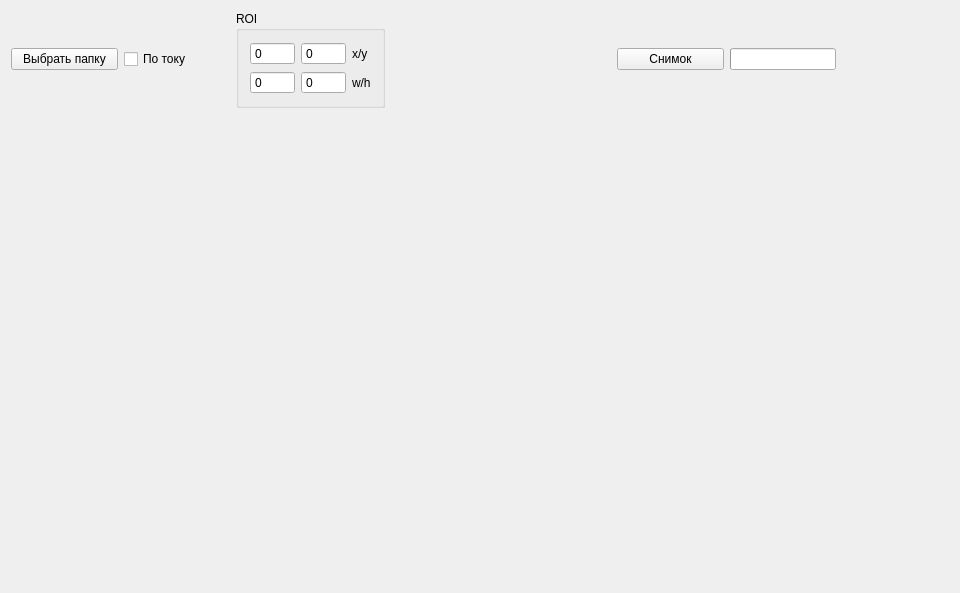
<?xml version="1.0" encoding="UTF-8"?>
<ui version="4.0">
 <class>MainWindow</class>
 <widget class="QMainWindow" name="MainWindow">
  <property name="geometry">
   <rect>
    <x>0</x>
    <y>0</y>
    <width>960</width>
    <height>593</height>
   </rect>
  </property>
  <property name="windowTitle">
   <string>MainWindow</string>
  </property>
  <widget class="QWidget" name="centralWidget">
   <layout class="QGridLayout" name="gridLayout">
    <item row="0" column="1">
     <widget class="QCheckBox" name="checkBox">
      <property name="text">
       <string>По току</string>
      </property>
     </widget>
    </item>
    <item row="0" column="0">
     <widget class="QPushButton" name="selectFolderButton">
      <property name="text">
       <string>Выбрать папку</string>
      </property>
     </widget>
    </item>
    <item row="0" column="2">
     <widget class="QGroupBox" name="groupBox">
      <property name="sizePolicy">
       <sizepolicy hsizetype="Minimum" vsizetype="Minimum">
        <horstretch>0</horstretch>
        <verstretch>0</verstretch>
       </sizepolicy>
      </property>
      <property name="title">
       <string>ROI</string>
      </property>
      <layout class="QGridLayout" name="gridLayout_2">
       <item row="0" column="1">
        <widget class="QSpinBox" name="yBox">
         <property name="buttonSymbols">
          <enum>QAbstractSpinBox::NoButtons</enum>
         </property>
         <property name="maximum">
          <number>99999</number>
         </property>
        </widget>
       </item>
       <item row="1" column="0">
        <widget class="QSpinBox" name="wBox">
         <property name="buttonSymbols">
          <enum>QAbstractSpinBox::NoButtons</enum>
         </property>
         <property name="maximum">
          <number>99999</number>
         </property>
        </widget>
       </item>
       <item row="1" column="1">
        <widget class="QSpinBox" name="hBox">
         <property name="buttonSymbols">
          <enum>QAbstractSpinBox::NoButtons</enum>
         </property>
         <property name="maximum">
          <number>99999</number>
         </property>
        </widget>
       </item>
       <item row="0" column="0">
        <widget class="QSpinBox" name="xBox">
         <property name="buttonSymbols">
          <enum>QAbstractSpinBox::NoButtons</enum>
         </property>
         <property name="maximum">
          <number>99999</number>
         </property>
        </widget>
       </item>
       <item row="0" column="2">
        <widget class="QLabel" name="label">
         <property name="text">
          <string>x/y</string>
         </property>
        </widget>
       </item>
       <item row="1" column="2">
        <widget class="QLabel" name="label_2">
         <property name="text">
          <string>w/h</string>
         </property>
        </widget>
       </item>
      </layout>
     </widget>
    </item>
    <item row="4" column="0" colspan="8">
     <widget class="QCustomPlot" name="plot" native="true">
      <property name="sizePolicy">
       <sizepolicy hsizetype="Expanding" vsizetype="Expanding">
        <horstretch>0</horstretch>
        <verstretch>0</verstretch>
       </sizepolicy>
      </property>
     </widget>
    </item>
    <item row="0" column="7">
     <widget class="QLabel" name="statusLabel">
      <property name="text">
       <string/>
      </property>
     </widget>
    </item>
    <item row="0" column="6">
     <widget class="QProgressBar" name="progressBar">
      <property name="sizePolicy">
       <sizepolicy hsizetype="Minimum" vsizetype="Fixed">
        <horstretch>0</horstretch>
        <verstretch>0</verstretch>
       </sizepolicy>
      </property>
      <property name="value">
       <number>0</number>
      </property>
      <property name="textVisible">
       <bool>false</bool>
      </property>
     </widget>
    </item>
    <item row="0" column="5">
     <widget class="QPushButton" name="pushButton">
      <property name="text">
       <string>Снимок</string>
      </property>
     </widget>
    </item>
    <item row="0" column="3" colspan="2">
     <widget class="QLabel" name="pathLabel">
      <property name="text">
       <string/>
      </property>
     </widget>
    </item>
   </layout>
  </widget>
 </widget>
 <layoutdefault spacing="6" margin="11"/>
 <customwidgets>
  <customwidget>
   <class>QCustomPlot</class>
   <extends>QWidget</extends>
   <header>plot/qcustomplot.h</header>
   <container>1</container>
  </customwidget>
 </customwidgets>
 <resources/>
 <connections/>
</ui>
